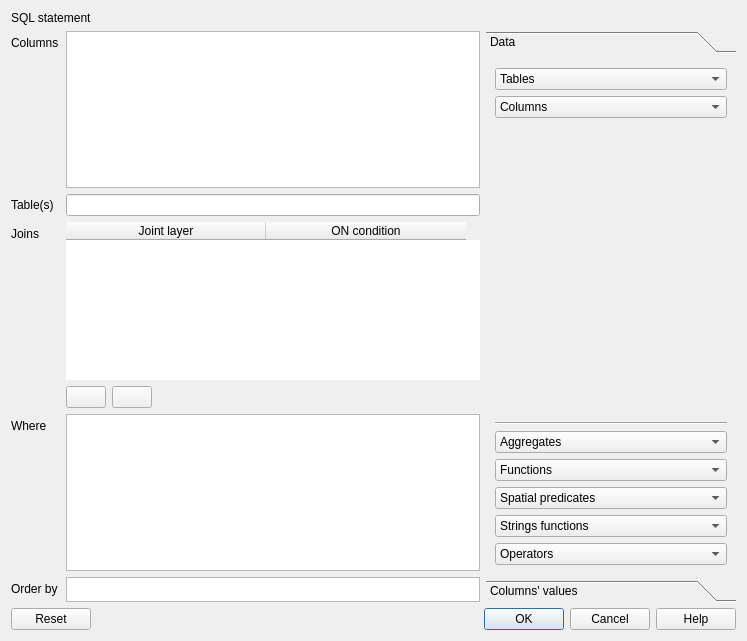
<?xml version="1.0" encoding="UTF-8"?>
<ui version="4.0">
 <class>QgsSQLComposerDialogBase</class>
 <widget class="QDialog" name="QgsSQLComposerDialogBase">
  <property name="geometry">
   <rect>
    <x>0</x>
    <y>0</y>
    <width>747</width>
    <height>641</height>
   </rect>
  </property>
  <property name="windowTitle">
   <string>SQL Query Composer</string>
  </property>
  <layout class="QVBoxLayout" name="verticalLayout_7">
   <item>
    <layout class="QVBoxLayout" name="verticalLayout_3">
     <item>
      <layout class="QHBoxLayout" name="horizontalLayout_2">
       <item>
        <widget class="QLabel" name="mSQLStatementLabel">
         <property name="text">
          <string>SQL statement</string>
         </property>
        </widget>
       </item>
       <item>
        <widget class="QgsCodeEditorSQL" name="mQueryEdit" native="true">
         <property name="toolTip">
          <string>&lt;html&gt;&lt;head/&gt;&lt;body&gt;&lt;p&gt;This is the SQL query editor.&lt;/p&gt;&lt;/body&gt;&lt;/html&gt;</string>
         </property>
        </widget>
       </item>
      </layout>
     </item>
    </layout>
   </item>
   <item>
    <layout class="QHBoxLayout" name="horizontalLayout_6" stretch="0,0">
     <property name="sizeConstraint">
      <enum>QLayout::SetDefaultConstraint</enum>
     </property>
     <item>
      <layout class="QFormLayout" name="formLayout">
       <property name="fieldGrowthPolicy">
        <enum>QFormLayout::AllNonFixedFieldsGrow</enum>
       </property>
       <item row="0" column="0">
        <widget class="QLabel" name="mColumnsLabel">
         <property name="text">
          <string>Columns</string>
         </property>
        </widget>
       </item>
       <item row="0" column="1">
        <widget class="QTextEdit" name="mColumnsEditor">
         <property name="minimumSize">
          <size>
           <width>400</width>
           <height>0</height>
          </size>
         </property>
        </widget>
       </item>
       <item row="1" column="0">
        <widget class="QLabel" name="mTablesLabel">
         <property name="text">
          <string>Table(s)</string>
         </property>
        </widget>
       </item>
       <item row="1" column="1">
        <widget class="QLineEdit" name="mTablesEditor">
         <property name="text">
          <string/>
         </property>
         <property name="frame">
          <bool>true</bool>
         </property>
        </widget>
       </item>
       <item row="2" column="0">
        <widget class="QLabel" name="mJoinsLabels">
         <property name="text">
          <string>Joins</string>
         </property>
        </widget>
       </item>
       <item row="2" column="1">
        <layout class="QVBoxLayout" name="verticalLayout_8">
         <item>
          <widget class="QTableWidget" name="mTableJoins">
           <property name="sizePolicy">
            <sizepolicy hsizetype="Expanding" vsizetype="Expanding">
             <horstretch>0</horstretch>
             <verstretch>0</verstretch>
            </sizepolicy>
           </property>
           <property name="minimumSize">
            <size>
             <width>398</width>
             <height>0</height>
            </size>
           </property>
           <property name="frameShape">
            <enum>QFrame::NoFrame</enum>
           </property>
           <property name="rowCount">
            <number>0</number>
           </property>
           <attribute name="horizontalHeaderDefaultSectionSize">
            <number>200</number>
           </attribute>
           <attribute name="horizontalHeaderStretchLastSection">
            <bool>false</bool>
           </attribute>
           <attribute name="verticalHeaderVisible">
            <bool>false</bool>
           </attribute>
           <column>
            <property name="text">
             <string>Joint layer</string>
            </property>
           </column>
           <column>
            <property name="text">
             <string>ON condition</string>
            </property>
           </column>
          </widget>
         </item>
         <item>
          <layout class="QHBoxLayout" name="mAddRemoveLayout">
           <item>
            <widget class="QPushButton" name="mAddJoinButton">
             <property name="text">
              <string/>
             </property>
             <property name="icon">
              <iconset resource="../../images/images.qrc">
               <normaloff>:/images/themes/default/symbologyAdd.svg</normaloff>:/images/themes/default/symbologyAdd.svg</iconset>
             </property>
            </widget>
           </item>
           <item>
            <widget class="QPushButton" name="mRemoveJoinButton">
             <property name="text">
              <string/>
             </property>
             <property name="icon">
              <iconset resource="../../images/images.qrc">
               <normaloff>:/images/themes/default/symbologyRemove.svg</normaloff>:/images/themes/default/symbologyRemove.svg</iconset>
             </property>
            </widget>
           </item>
           <item>
            <spacer name="mAddRemoveSpacer">
             <property name="orientation">
              <enum>Qt::Horizontal</enum>
             </property>
             <property name="sizeHint" stdset="0">
              <size>
               <width>40</width>
               <height>1</height>
              </size>
             </property>
            </spacer>
           </item>
          </layout>
         </item>
        </layout>
       </item>
       <item row="3" column="0">
        <widget class="QLabel" name="mWhereLabel">
         <property name="text">
          <string>Where    </string>
         </property>
        </widget>
       </item>
       <item row="3" column="1">
        <widget class="QTextEdit" name="mWhereEditor"/>
       </item>
       <item row="4" column="0">
        <widget class="QLabel" name="mOrderLabel">
         <property name="text">
          <string>Order by</string>
         </property>
        </widget>
       </item>
       <item row="4" column="1">
        <widget class="QTextEdit" name="mOrderEditor">
         <property name="sizePolicy">
          <sizepolicy hsizetype="Expanding" vsizetype="Fixed">
           <horstretch>0</horstretch>
           <verstretch>0</verstretch>
          </sizepolicy>
         </property>
         <property name="maximumSize">
          <size>
           <width>16777215</width>
           <height>25</height>
          </size>
         </property>
         <property name="verticalScrollBarPolicy">
          <enum>Qt::ScrollBarAlwaysOff</enum>
         </property>
         <property name="horizontalScrollBarPolicy">
          <enum>Qt::ScrollBarAlwaysOff</enum>
         </property>
        </widget>
       </item>
      </layout>
     </item>
     <item>
      <layout class="QVBoxLayout" name="verticalLayout_4">
       <item>
        <widget class="QToolBox" name="mToolbox">
         <property name="sizePolicy">
          <sizepolicy hsizetype="Fixed" vsizetype="Preferred">
           <horstretch>0</horstretch>
           <verstretch>0</verstretch>
          </sizepolicy>
         </property>
         <property name="minimumSize">
          <size>
           <width>250</width>
           <height>0</height>
          </size>
         </property>
         <property name="maximumSize">
          <size>
           <width>250</width>
           <height>16777215</height>
          </size>
         </property>
         <property name="currentIndex">
          <number>0</number>
         </property>
         <widget class="QWidget" name="mPageData">
          <property name="geometry">
           <rect>
            <x>0</x>
            <y>0</y>
            <width>250</width>
            <height>495</height>
           </rect>
          </property>
          <attribute name="label">
           <string>Data</string>
          </attribute>
          <layout class="QVBoxLayout" name="verticalLayout_5">
           <item>
            <widget class="QComboBox" name="mTablesCombo">
             <item>
              <property name="text">
               <string>Tables</string>
              </property>
             </item>
            </widget>
           </item>
           <item>
            <widget class="QComboBox" name="mColumnsCombo">
             <item>
              <property name="text">
               <string>Columns</string>
              </property>
             </item>
            </widget>
           </item>
           <item>
            <spacer name="verticalSpacer_4">
             <property name="orientation">
              <enum>Qt::Vertical</enum>
             </property>
             <property name="sizeHint" stdset="0">
              <size>
               <width>20</width>
               <height>40</height>
              </size>
             </property>
            </spacer>
           </item>
           <item>
            <widget class="Line" name="line_2">
             <property name="orientation">
              <enum>Qt::Horizontal</enum>
             </property>
            </widget>
           </item>
           <item>
            <widget class="QComboBox" name="mAggregatesCombo">
             <item>
              <property name="text">
               <string>Aggregates</string>
              </property>
             </item>
            </widget>
           </item>
           <item>
            <widget class="QComboBox" name="mFunctionsCombo">
             <item>
              <property name="text">
               <string>Functions</string>
              </property>
             </item>
            </widget>
           </item>
           <item>
            <widget class="QComboBox" name="mSpatialPredicatesCombo">
             <item>
              <property name="text">
               <string>Spatial predicates</string>
              </property>
             </item>
            </widget>
           </item>
           <item>
            <widget class="QComboBox" name="mStringFunctionsCombo">
             <item>
              <property name="text">
               <string>Strings functions</string>
              </property>
             </item>
            </widget>
           </item>
           <item>
            <widget class="QComboBox" name="mOperatorsCombo">
             <item>
              <property name="text">
               <string>Operators</string>
              </property>
             </item>
            </widget>
           </item>
          </layout>
         </widget>
         <widget class="QWidget" name="mPageColumnsValues">
          <property name="geometry">
           <rect>
            <x>0</x>
            <y>0</y>
            <width>250</width>
            <height>495</height>
           </rect>
          </property>
          <attribute name="label">
           <string>Columns' values</string>
          </attribute>
          <layout class="QVBoxLayout" name="verticalLayout_6">
           <item>
            <widget class="QComboBox" name="columns_2">
             <item>
              <property name="text">
               <string>Columns</string>
              </property>
             </item>
            </widget>
           </item>
           <item>
            <widget class="QCheckBox" name="extract">
             <property name="text">
              <string>Only 10 first values</string>
             </property>
            </widget>
           </item>
           <item>
            <widget class="QListView" name="values">
             <property name="maximumSize">
              <size>
               <width>16777215</width>
               <height>16777215</height>
              </size>
             </property>
             <property name="editTriggers">
              <set>QAbstractItemView::NoEditTriggers</set>
             </property>
             <property name="showDropIndicator" stdset="0">
              <bool>false</bool>
             </property>
             <property name="dragEnabled">
              <bool>false</bool>
             </property>
             <property name="dragDropMode">
              <enum>QAbstractItemView::NoDragDrop</enum>
             </property>
            </widget>
           </item>
          </layout>
         </widget>
        </widget>
       </item>
      </layout>
     </item>
    </layout>
   </item>
   <item>
    <layout class="QHBoxLayout" name="horizontalLayout_7">
     <item>
      <widget class="QDialogButtonBox" name="mButtonBox">
       <property name="orientation">
        <enum>Qt::Horizontal</enum>
       </property>
       <property name="standardButtons">
        <set>QDialogButtonBox::Cancel|QDialogButtonBox::Help|QDialogButtonBox::Ok|QDialogButtonBox::Reset</set>
       </property>
       <property name="centerButtons">
        <bool>false</bool>
       </property>
      </widget>
     </item>
    </layout>
   </item>
  </layout>
 </widget>
 <customwidgets>
  <customwidget>
   <class>QgsCodeEditorSQL</class>
   <extends>QWidget</extends>
   <header>qgscodeeditorsql.h</header>
  </customwidget>
 </customwidgets>
 <resources>
  <include location="../../images/images.qrc"/>
 </resources>
 <connections>
  <connection>
   <sender>mButtonBox</sender>
   <signal>rejected()</signal>
   <receiver>QgsSQLComposerDialogBase</receiver>
   <slot>reject()</slot>
   <hints>
    <hint type="sourcelabel">
     <x>633</x>
     <y>440</y>
    </hint>
    <hint type="destinationlabel">
     <x>286</x>
     <y>274</y>
    </hint>
   </hints>
  </connection>
  <connection>
   <sender>mButtonBox</sender>
   <signal>accepted()</signal>
   <receiver>QgsSQLComposerDialogBase</receiver>
   <slot>accept()</slot>
   <hints>
    <hint type="sourcelabel">
     <x>516</x>
     <y>433</y>
    </hint>
    <hint type="destinationlabel">
     <x>306</x>
     <y>423</y>
    </hint>
   </hints>
  </connection>
 </connections>
</ui>
